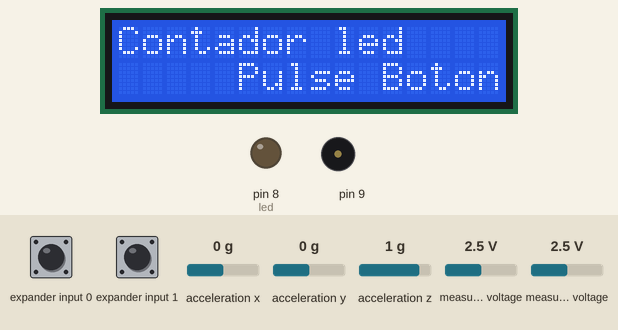
Bench run of a sketch on a simulated Arduino Uno, built with avr-gcc and run on an emulated ATmega328P. Parts: 16×2 character LCD, output pins drawn as LEDs (lit = HIGH), buzzer (waves = sounding). Wiring (inferred from the names in the program): Wii Nunchuk at I2C address 0x52. The test bench sets the inputs (shaded band); at power-on: expander input 0 HIGH, expander input 1 HIGH, acceleration x 0 g, acceleration y 0 g, acceleration z 1 g, measured voltage 2.5 V. EEPROM starts erased; what the sketch prints to the serial monitor is not drawn.

Above: at 1.2 s.
1.3 s: expander input 0 pulled LOW for 0.15 s
At 2.1 s:
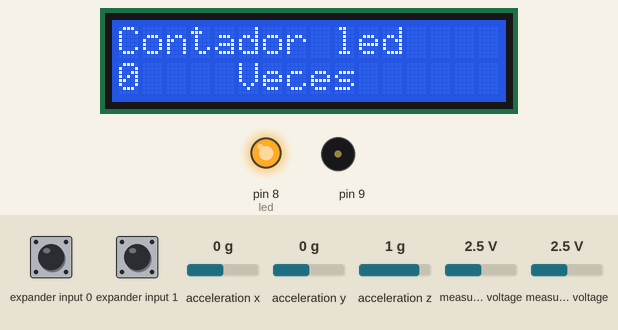
2.9 s: expander input 1 pulled LOW for 0.15 s
At 3.3 s:
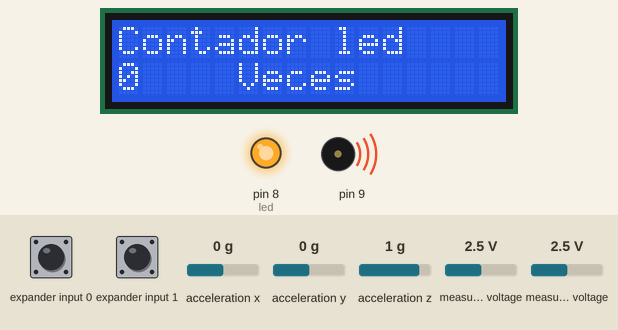
3.6 s: expander input 0 pulled LOW for 1 s
At 5.1 s:
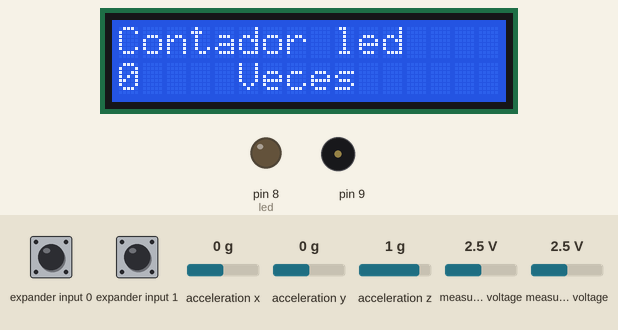
6.1 s: expander input 1 pulled LOW for 1 s
At 6.5 s:
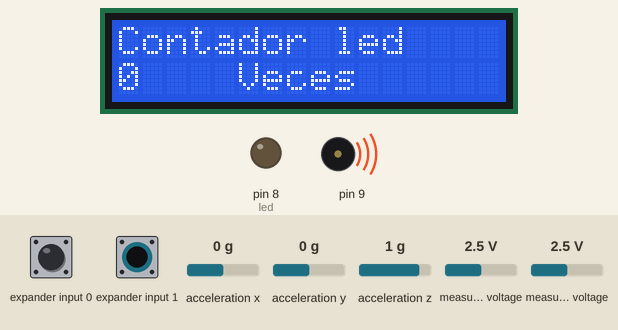
Timing chart, 0 to 9.1 s (numbered marks = the images above; inputs shaded):
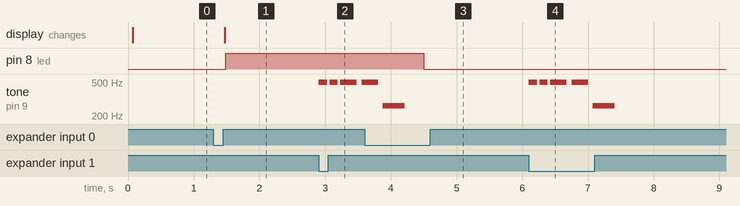

The sketch:

Final_CARLOS_MARTIN.ino
```cpp
////////20-NOV-2012//////////////
/////////////////////////////////
///////// C R E A T E D /////////
/////////////////////////////////
/////////////B Y ////////////////
/// C A R L O S//M A R T I N ////
/////////////////////////////////
////////@NITROSITOLINUX//////////
/////////////////////////////////
/*Las variables solucionc y solucionz las voy a usar para arreglar un inconveniente que tiene el nunchuck al hacer
chuckupdate por primera vez. Al hacer chuckupdate la primera vez, nose porque, siempre le da valor 1, hasta que vuelve
a hacer otro update. por eso le doi valor 0 a esa variable, y con un if, le digo que si solucionc es mayor que 1, si puede
ejecutar su codigo correspondiente (encender led y sumar 1, o reproducir el tono).
Si usted quita estas variables y su correspondiente if, se dara cuenta de que nada mas encender el arduino , sonara la cancion
acto seguido se encendera el led y se sumara 1 al contador*/
#include <LiquidCrystal.h> //libreria para la pantalla LCD
#include "Wire.h"       //Libreria I2C
#include "WiiChuck.h"   //Libreria WiiChuck
#include <EEPROM.h>	//Libreria EEPROM
WiiChuck chuck = WiiChuck();  //Instancia de WiiChuck
#include "/home/nitrosito/Escritorio/PROYECTO FINAL/pitches.h" //si no doi la ruta desde raiz, a mi no me funciona
int led=8;  //pin del led
int val=0;  //valor del led
int old_val=0;  //valor antiguo
int state=0; //estado del led
int contadorencendido=0; //contador para saber cuantas veces se ha encendido
int valor = EEPROM.read(0);
int solucionc=0;
int solucionz=0;
LiquidCrystal lcd(12, 11, 5, 4, 3, 2); // iniciamos la libreria con los numeros de los pines de la interfaz
# define do 262 // definimos las notas musicales
# define re 293
# define mi 329
# define fa 349
# define sol 392
# define la 440
# define si 494
# define do1 510

// definimos las notas de la melodia
int melody[] = {
si, si, si, si, do};

// duracion de notas 4 = quarter note, 8 = eighth note, etc.:
int noteDurations[] = {  8, 8, 4, 4, 3,};

void setup()

{
  lcd.begin(16,2);   // configuramos el numero de columnas y filas del LCD:
  Serial.begin(9600);    //Iniciamos comunicacion serie
  chuck.begin();         //Iniciamos WiiChuck
  pinMode(led,OUTPUT);

  lcd.setCursor(0, 0);    // Colocamos el cursor en la columna 0, linea 0
  lcd.print("Contador led");
  lcd.setCursor(5, 1); // Colocamos el cursor en la columna 5, el espacio 5 vamos y la parte de abajo, para escribir la palabra veces
  lcd.print("Pulse Boton");
}
void loop(){
  chuck.update();
       //Actualizamos los valores y los imprimimos por pantalla.

  if (solucionc>1){
  if((int)chuck.cPressed()==1)
  {
    for (int thisNote = 0; thisNote < 5; thisNote++) {
    int noteDuration = 1000/noteDurations[thisNote];
    tone(9, melody[thisNote],noteDuration);

    int pauseBetweenNotes = noteDuration * 1.30;
    delay(pauseBetweenNotes);
    // Detener speaker
    noTone(9);}}
  }

    if (solucionz>1){
  if((int)chuck.zPressed()==0)
    {val=LOW;}
  else
    {val=HIGH;
      chuck.update();
      contadorencendido= EEPROM.read(0)+ 1; //incrementamos el ultimo guardado
      EEPROM.write(0, contadorencendido);  // escribimos el nuevo valor
      valor = EEPROM.read(0); //actualizamos la variable valor
      Serial.println("------------------------------------------------------------------------");
      Serial.print("El boton se ha pulsado "); Serial.print(valor); Serial.println(" veces");
      Serial.print("El led se ha apagado y encendido "); Serial.print(valor/2); Serial.println(" veces");
      Serial.println("------------------------------------------------------------------------");
      lcd.setCursor(0, 2);
      lcd.print(valor/2);
      lcd.setCursor(5, 1); // Colocamos el cursor en la columna 5, el espacio 5 vamos y la parte de abajo, para escribir la palabra veces
      lcd.print("Veces       ");

}

  if ((val==HIGH) && (old_val== LOW)){
    state = 1-state;
    delay(10);
    }
  old_val=val;
  if (state==1){
    digitalWrite(led,HIGH);}
  else
    {
     digitalWrite (led,LOW);
    }}
  delay(10);
  solucionc=solucionc+1;
  solucionz=solucionz+1;

}
```

WiiChuck.h
```cpp
/*
 * Nunchuck -- Use a Wii Nunchuck
 * Tim Hirzel http://www.growdown.com
 *
 notes on Wii Nunchuck Behavior.
 This library provides an improved derivation of rotation angles from the nunchuck accelerometer data.
 The biggest different over existing libraries (that I know of ) is the full 360 degrees of Roll data
 from teh combination of the x and z axis accelerometer data using the math library atan2.

 It is accurate with 360 degrees of roll (rotation around axis coming out of the c button, the front of the wii),
 and about 180 degrees of pitch (rotation about the axis coming out of the side of the wii).  (read more below)

 In terms of mapping the wii position to angles, its important to note that while the Nunchuck
 sense Pitch, and Roll, it does not sense Yaw, or the compass direction.  This creates an important
 disparity where the nunchuck only works within one hemisphere.  At a result, when the pitch values are
 less than about 10, and greater than about 170, the Roll data gets very unstable.  essentially, the roll
 data flips over 180 degrees very quickly.   To understand this property better, rotate the wii around the
 axis of the joystick.  You see the sensor data stays constant (with noise).  Because of this, it cant know
 the difference between arriving upside via 180 degree Roll, or 180 degree pitch.  It just assumes its always
 180 roll.


 *
 * This file is an adaptation of the code by these authors:
 * Tod E. Kurt, http://todbot.com/blog/
 *
 * The Wii Nunchuck reading code is taken from Windmeadow Labs
 * http://www.windmeadow.com/node/42
 *
 * Conversion to Arduino 1.0 by Danjovic
 * http://hotbit.blogspot.com
 *
 */

#ifndef WiiChuck_h
#define WiiChuck_h


#include "Arduino.h"
#include <Wire.h>
#include <math.h>


// these may need to be adjusted for each nunchuck for calibration
#define ZEROX 510
#define ZEROY 490
#define ZEROZ 460
#define RADIUS 210  // probably pretty universal

#define DEFAULT_ZERO_JOY_X 124
#define DEFAULT_ZERO_JOY_Y 132


class WiiChuck {
private:
    uint8_t cnt;
    uint8_t status[6];              // array to store wiichuck output
    uint8_t averageCounter;
    //int accelArray[3][AVERAGE_N];  // X,Y,Z
    int i;
    int total;
    uint8_t zeroJoyX;   // these are about where mine are
    uint8_t zeroJoyY; // use calibrateJoy when the stick is at zero to correct
    int lastJoyX;
    int lastJoyY;
    int angles[3];

    bool lastZ, lastC;


public:

    uint8_t joyX;
    uint8_t joyY;
    bool buttonZ;
    bool buttonC;
    void begin()
    {
        Wire.begin();
        cnt = 0;
        averageCounter = 0;
        // instead of the common 0x40 -> 0x00 initialization, we
        // use 0xF0 -> 0x55 followed by 0xFB -> 0x00.
        // this lets us use 3rd party nunchucks (like cheap $4 ebay ones)
        // while still letting us use official oness.
        // only side effect is that we no longer need to decode bytes in _nunchuk_decode_byte
        // see http://www.arduino.cc/cgi-bin/yabb2/YaBB.pl?num=1264805255
        //
        Wire.beginTransmission(0x52);       // device address
        Wire.write(0xF0);
        Wire.write(0x55);
        Wire.endTransmission();
        delay(1);
        Wire.beginTransmission(0x52);
        Wire.write(0xFB);

        Wire.write(0x01);
        Wire.write((uint8_t)0x00);

        Wire.endTransmission();
        update();
        for (i = 0; i<3;i++) {
            angles[i] = 0;
        }
        zeroJoyX = DEFAULT_ZERO_JOY_X;
        zeroJoyY = DEFAULT_ZERO_JOY_Y;
    }


    void calibrateJoy() {
        zeroJoyX = joyX;
        zeroJoyY = joyY;
    }

    void update() {

        Wire.requestFrom (0x52, 6); // request data from nunchuck
        while (Wire.available ()) {
            // receive byte as an integer
            status[cnt] = _nunchuk_decode_byte (Wire.read()); //
            cnt++;
        }
        if (cnt > 5) {
            lastZ = buttonZ;
            lastC = buttonC;
            lastJoyX = readJoyX();
            lastJoyY = readJoyY();
            //averageCounter ++;
            //if (averageCounter >= AVERAGE_N)
            //    averageCounter = 0;

            cnt = 0;
            joyX = (status[0]);
            joyY = (status[1]);
            for (i = 0; i < 3; i++)
                //accelArray[i][averageCounter] = ((int)status[i+2] << 2) + ((status[5] & (B00000011 << ((i+1)*2) ) >> ((i+1)*2)));
                angles[i] = (status[i+2] << 2) + ((status[5] & (B00000011 << ((i+1)*2) ) >> ((i+1)*2)));

            //accelYArray[averageCounter] = ((int)status[3] << 2) + ((status[5] & B00110000) >> 4);
            //accelZArray[averageCounter] = ((int)status[4] << 2) + ((status[5] & B11000000) >> 6);

            buttonZ = !( status[5] & B00000001);
            buttonC = !((status[5] & B00000010) >> 1);
            _send_zero(); // send the request for next bytes

        }
    }


    // UNCOMMENT FOR DEBUGGING
    //byte * getStatus() {
    //    return status;
    //}

    float readAccelX() {
        // total = 0; // accelArray[xyz][averageCounter] * FAST_WEIGHT;
        return (float)angles[0] - ZEROX;
    }
    float readAccelY() {
        // total = 0; // accelArray[xyz][averageCounter] * FAST_WEIGHT;
        return (float)angles[1] - ZEROY;
    }
    float readAccelZ() {
        // total = 0; // accelArray[xyz][averageCounter] * FAST_WEIGHT;
        return (float)angles[2] - ZEROZ;
    }

    bool zPressed() {
        return (buttonZ && ! lastZ);
    }
    bool cPressed() {
        return (buttonC && ! lastC);
    }

    // for using the joystick like a directional button
    bool rightJoy(int thresh=60) {
        return (readJoyX() > thresh and lastJoyX <= thresh);
    }

    // for using the joystick like a directional button
    bool leftJoy(int thresh=60) {
        return (readJoyX() < -thresh and lastJoyX >= -thresh);
    }


    int readJoyX() {
        return (int) joyX - zeroJoyX;
    }

    int readJoyY() {
        return (int)joyY - zeroJoyY;
    }


    // R, the radius, generally hovers around 210 (at least it does with mine)
    // int R() {
    //     return sqrt(readAccelX() * readAccelX() +readAccelY() * readAccelY() + readAccelZ() * readAccelZ());
    // }


    // returns roll degrees
    int readRoll() {
        return (int)(atan2(readAccelX(),readAccelZ())/ M_PI * 180.0);
    }

    // returns pitch in degrees
    int readPitch() {
        return (int) (acos(readAccelY()/RADIUS)/ M_PI * 180.0);  // optionally swap 'RADIUS' for 'R()'
    }

private:
    uint8_t _nunchuk_decode_byte (uint8_t x)
    {
        //decode is only necessary with certain initializations
        //x = (x ^ 0x17) + 0x17;
        return x;
    }

    void _send_zero()
    {
        Wire.beginTransmission (0x52);      // transmit to device 0x52
        Wire.write ((uint8_t)0x00);         // sends one byte
        Wire.endTransmission ();    // stop transmitting
    }

};


#endif
```

pitches.h
```cpp
/*************************************************
 * Public Constants
 *************************************************/
#define REST     0
#define NOTE_B0  31
#define NOTE_C1  33
#define NOTE_CS1 35
#define NOTE_D1  37
#define NOTE_DS1 39
#define NOTE_E1  41
#define NOTE_F1  44
#define NOTE_FS1 46
#define NOTE_G1  49
#define NOTE_GS1 52
#define NOTE_A1  55
#define NOTE_AS1 58
#define NOTE_B1  62
#define NOTE_C2  65
#define NOTE_CS2 69
#define NOTE_D2  73
#define NOTE_DS2 78
#define NOTE_E2  82
#define NOTE_F2  87
#define NOTE_FS2 93
#define NOTE_G2  98
#define NOTE_GS2 104
#define NOTE_A2  110
#define NOTE_AS2 117
#define NOTE_B2  123
#define NOTE_C3  131
#define NOTE_CS3 139
#define NOTE_D3  147
#define NOTE_DS3 156
#define NOTE_E3  165
#define NOTE_F3  175
#define NOTE_FS3 185
#define NOTE_G3  196
#define NOTE_GS3 208
#define NOTE_A3  220
#define NOTE_AS3 233
#define NOTE_B3  247
#define NOTE_C4  262
#define NOTE_CS4 277
#define NOTE_D4  294
#define NOTE_DS4 311
#define NOTE_E4  330
#define NOTE_F4  349
#define NOTE_FS4 370
#define NOTE_G4  392
#define NOTE_GS4 415
#define NOTE_A4  440
#define NOTE_AS4 466
#define NOTE_B4  494
#define NOTE_C5  523
#define NOTE_CS5 554
#define NOTE_D5  587
#define NOTE_DS5 622
#define NOTE_E5  659
#define NOTE_F5  698
#define NOTE_FS5 740
#define NOTE_G5  784
#define NOTE_GS5 831
#define NOTE_A5  880
#define NOTE_AS5 932
#define NOTE_B5  988
#define NOTE_C6  1047
#define NOTE_CS6 1109
#define NOTE_D6  1175
#define NOTE_DS6 1245
#define NOTE_E6  1319
#define NOTE_F6  1397
#define NOTE_FS6 1480
#define NOTE_G6  1568
#define NOTE_GS6 1661
#define NOTE_A6  1760
#define NOTE_AS6 1865
#define NOTE_B6  1976
#define NOTE_C7  2093
#define NOTE_CS7 2217
#define NOTE_D7  2349
#define NOTE_DS7 2489
#define NOTE_E7  2637
#define NOTE_F7  2794
#define NOTE_FS7 2960
#define NOTE_G7  3136
#define NOTE_GS7 3322
#define NOTE_A7  3520
#define NOTE_AS7 3729
#define NOTE_B7  3951
#define NOTE_C8  4186
#define NOTE_CS8 4435
#define NOTE_D8  4699
#define NOTE_DS8 4978
```

Measured:
- after the input at 1.3 s, pin 8 (led): LOW → HIGH after 0.18 s; the display: changes after 0.17 s (image 1)
- after the input at 2.9 s, tone on pin 9: goes 494 Hz 0.13 s, silent 0.04 s, 494 Hz 0.13 s, silent 0.04 s, 494 Hz 0.25 s, silent 0.08 s, then 494 Hz, starting at once
- after the input at 3.6 s, pin 8 (led): HIGH → LOW after 0.90 s
- after the input at 6.1 s, tone on pin 9: plays 494 Hz for 0.13 s, 494 Hz for 0.13 s, 494 Hz for 0.25 s, 494 Hz for 0.25 s, 262 Hz for 0.33 s, starting at once
